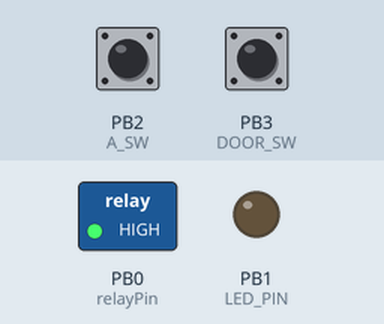
Bench run of a sketch on a simulated ATtiny85, built with avr-gcc and run on an emulated ATtiny85. Shown: switched loads named in the sketch (green lamp = pin HIGH), output pins drawn as LEDs (lit = HIGH). Dashed ring = blinking. The test bench sets the inputs (shaded band); at power-on: PB2 (A_SW) HIGH, PB3 (DOOR_SW) HIGH.

Above: at 1.2 s.
1.3 s: PB2 (A_SW) pulled LOW for 0.15 s
At 1.7 s:
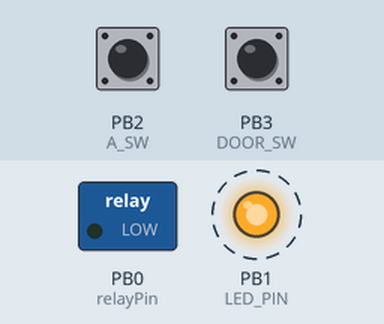
4.4 s: PB3 (DOOR_SW) pulled LOW for 3.2 s
At 7.9 s:
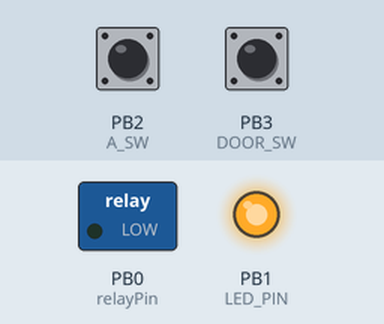
9.8 s: PB2 (A_SW) pulled LOW for 3.2 s
At 14.4 s:
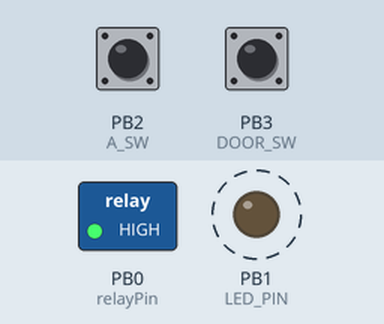
Timing chart, 0 to 15.9 s (numbered marks = the images above; inputs shaded):
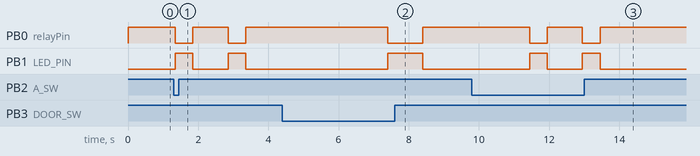

Measured:
- after the input at 1.3 s, PB0 (relayPin): alternates HIGH for 1.0 s and LOW for 0.50 s, starting after 0.05 s; PB1 (LED_PIN): alternates HIGH for 0.50 s and LOW for 1.0 s, starting after 0.05 s
- after the input at 4.4 s, PB0 (relayPin): HIGH → LOW after 3.0 s, → HIGH 1.0 s later; PB1 (LED_PIN): LOW → HIGH after 3.0 s, → LOW 1.0 s later
- after the input at 9.8 s, PB0 (relayPin): alternates HIGH for 1.0 s and LOW for 0.50 s, 4 changes in all, then stays HIGH, starting after 1.7 s; PB1 (LED_PIN): alternates HIGH for 0.50 s and LOW for 1.0 s, 4 changes in all, then stays LOW, starting after 1.7 s

The sketch:

NEW_SIGN_PET_ATTINY85.ino
```cpp
// ATtiny85 用スケッチ（ドアホン A 接点 & ドアオープン検出 & リレー制御）
// GPIO LOWでリレーON（シンク駆動版）

#include <Arduino.h>
#include <avr/wdt.h>

// Digispark/ATtiny85 基準：D0=PB0, D1=PB1(LED), D2=PB2, D3=PB3, D4=PB4
#define relayPin    0   // リレー出力（ATQ209コイルをシンク駆動）
#define LED_PIN     1   // 内蔵LEDピン（一般に Digispark は 1）
#define A_SW        2   // ドアホンA接点（短絡でON：GNDへ落ちる）
#define DOOR_SW     3   // ドアオープン検出マイクロスイッチ（短絡でON：GNDへ落ちる）

// 極性（実機に合わせて切り替え）
#define LED_ACTIVE_LOW      false  // true: LOWで点灯, false: HIGHで点灯
#define RELAY_ACTIVE_HIGH   false  // ★GPIO LOWでリレーON（シンク駆動）

// ==== 動作定数 ====
#define PUSH_SHORT           50    // チャタリング防止用時間(ms)：50〜100推奨
#define RESTART_INTERVAL (24UL * 60UL * 60UL * 1000UL)  // 24時間ごとに再起動

// 動作時間定数
#define RELAY_ON_TIME_CALL    500   // 呼出時ON時間(0.5秒)
#define RELAY_OFF_TIME_CALL  1000   // 呼出時OFF時間(1秒)
#define RELAY_REPEAT_CALL       2   // 呼出繰り返し回数（2回）
#define RELAY_ON_TIME_DOOR   1000   // ドア開時ON時間(1秒)
#define BLOCK_TIME           3000   // 動作後ブロック時間(3秒)

// ==== 再起動管理 ====
unsigned long lastRestart = 0;

// ==== デバウンス用構造体（ピンごとに保持） ====
struct Debounce {
  uint8_t pin;
  int lastStable;           // 最後に確定した安定状態 (HIGH/LOW)
  unsigned long lastChange; // millis() を記録
  bool reported;            // その LOW 確定を報告済みか (立下がりを1回だけ返すため)
};

// 初期状態はプルアップ入力なので HIGH を安定状態として開始
Debounce dbA    = { A_SW,    HIGH, 0UL, false };
Debounce dbDoor = { DOOR_SW, HIGH, 0UL, false };

// ==== ユーティリティ ====
inline void setLed(bool on) {
  if (LED_ACTIVE_LOW) {
    digitalWrite(LED_PIN, on ? LOW : HIGH);
  } else {
    digitalWrite(LED_PIN, on ? HIGH : LOW);
  }
}

inline void setRelay(bool on) {
  if (RELAY_ACTIVE_HIGH) {
    digitalWrite(relayPin, on ? HIGH : LOW);  // HIGHでONの場合
  } else {
    digitalWrite(relayPin, on ? LOW : HIGH);  // ★LOWでON（シンク駆動）
  }
}

void forceRestart() {
  // ウォッチドッグで強制リセット
  wdt_enable(WDTO_15MS);
  while (true) { /* WDT リセット待ち */ }
}

// ==== リレー制御関数 ====

// リレーをON/OFFする基本動作
void relayOn(int onTimeMs) {
  setRelay(true);   // リレーON（GPIO LOWでONに設定済み）
  setLed(true);
  delay(onTimeMs);
  setRelay(false);  // リレーOFF
  setLed(false);
}

// ドアホン呼出（2回繰り返し）
void interphoneCall() {
  for (int i = 0; i < RELAY_REPEAT_CALL; i++) {
    relayOn(RELAY_ON_TIME_CALL);
    delay(RELAY_OFF_TIME_CALL);
  }
  delay(BLOCK_TIME);
}

// ドアオープン（1回だけ）
void doorOpen() {
  relayOn(RELAY_ON_TIME_DOOR);
  delay(BLOCK_TIME);
}

// ==== デバウンス検出関数（立下がりを1回だけ true で返す） ====
// 使い方: if (debounceFalling(&dbA)) { ... }
bool debounceFalling(Debounce *db) {
  int reading = digitalRead(db->pin);

  if (reading != db->lastStable) {
    // 状態が変化した（暫定） -> タイマーをリセット
    db->lastChange = millis();
    db->lastStable = reading; // 直近の観測レベルを更新
    db->reported = false;     // 未報告に戻す
    return false;
  } else {
    // 状態が変わらない -> 経過時間が閾値を超えたら確定
    if ((millis() - db->lastChange) > PUSH_SHORT) {
      // LOW が確定していて、まだ報告していなければ立下がりを返す
      if (reading == LOW && db->reported == false) {
        db->reported = true;  // 1回だけ報告
        return true;
      }
    }
  }
  return false;
}

// ==== セットアップ ====
void setup() {
  lastRestart = millis();

  // デバウンスの初期タイムスタンプ（起動直後の誤検知防止）
  dbA.lastChange    = lastRestart;
  dbDoor.lastChange = lastRestart;

  pinMode(A_SW, INPUT_PULLUP);    // A接点短絡でLOWになる
  pinMode(DOOR_SW, INPUT_PULLUP); // ドアスイッチ短絡でLOWになる
  pinMode(relayPin, OUTPUT);      // リレー出力
  pinMode(LED_PIN, OUTPUT);       // LED

  setRelay(false);                // リレー初期状態OFF
  setLed(false);                  // LED初期状態OFF
}

// ==== ループ ====
void loop() {
  // ハングアップ対策で24時間ごとに再起動
  if (millis() - lastRestart >= RESTART_INTERVAL) {
    forceRestart();
  }

  // ドアホン呼出 (立下がり検出)
  if (debounceFalling(&dbA)) {
    interphoneCall();
  }

  // ドアオープン (立下がり検出)
  if (debounceFalling(&dbDoor)) {
       doorOpen();
  }
}
```
